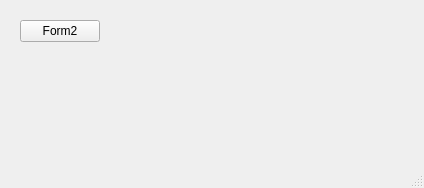
<?xml version="1.0" encoding="UTF-8"?>
<ui version="4.0">
 <class>MainWindow</class>
 <widget class="QMainWindow" name="MainWindow">
  <property name="geometry">
   <rect>
    <x>0</x>
    <y>0</y>
    <width>424</width>
    <height>188</height>
   </rect>
  </property>
  <property name="windowTitle">
   <string>MainWindow</string>
  </property>
  <widget class="QWidget" name="centralwidget">
   <widget class="QPushButton" name="pushButton">
    <property name="geometry">
     <rect>
      <x>20</x>
      <y>20</y>
      <width>80</width>
      <height>22</height>
     </rect>
    </property>
    <property name="text">
     <string>Form2</string>
    </property>
   </widget>
  </widget>
  <widget class="QMenuBar" name="menubar">
   <property name="geometry">
    <rect>
     <x>0</x>
     <y>0</y>
     <width>424</width>
     <height>21</height>
    </rect>
   </property>
  </widget>
  <widget class="QStatusBar" name="statusbar"/>
 </widget>
 <resources/>
 <connections/>
</ui>
